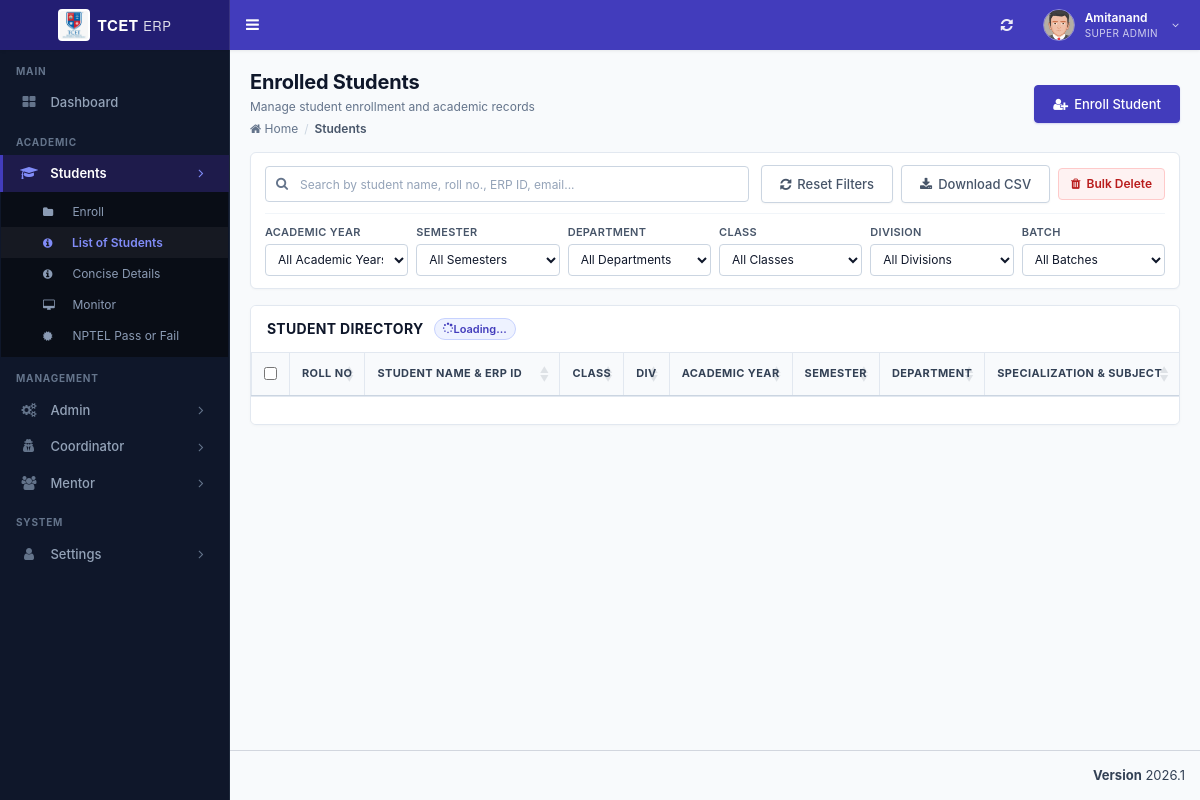
Screenshot of /admin/student-info.php (signed in) with the database file from the repository.
### tables this page shows
CREATE TABLE `st_role_master` (
  `role_id` int(11) NOT NULL,
  `role_name` varchar(100) NOT NULL,
  PRIMARY KEY (`role_id`)
);

CREATE TABLE `st_login` (
  `login_id` int(11) NOT NULL AUTO_INCREMENT,
  `username` varchar(200) NOT NULL,
  `password` varchar(255) NOT NULL,
  `user_id` int(11) NOT NULL,
  `created_at` timestamp NOT NULL DEFAULT current_timestamp(),
  PRIMARY KEY (`login_id`)
);

CREATE TABLE `st_user_master` (
  `user_id` int(11) NOT NULL AUTO_INCREMENT,
  `user_name` varchar(150) NOT NULL,
  `email_id` varchar(200) NOT NULL,
  `phone_number` varchar(15) DEFAULT NULL,
  `department_id` int(11) NOT NULL,
  `role_id` int(11) NOT NULL,
  `student_id` int(11) NOT NULL,
  `is_first_login` tinyint(1) DEFAULT 1,
  PRIMARY KEY (`user_id`)
);

CREATE TABLE `st_menu_master` (
  `menu_id` int(11) NOT NULL,
  `menu_name` varchar(100) NOT NULL,
  `menu_icon` varchar(100) NOT NULL DEFAULT 'fa fa-folder',
  PRIMARY KEY (`menu_id`)
);

CREATE TABLE `st_sub_menu_master` (
  `sub_menu_id` int(11) NOT NULL AUTO_INCREMENT,
  `menu_id` int(11) NOT NULL,
  `sort_order` int(11) NOT NULL DEFAULT 0,
  `sub_menu_name` varchar(100) NOT NULL,
  `sub_menu_icon` varchar(100) NOT NULL DEFAULT 'fa fa-angle-double-right',
  `sub_menu_route` varchar(255) NOT NULL DEFAULT '#',
  PRIMARY KEY (`sub_menu_id`)
);

### admin/student-info.php (the view, shortened to what the rows shown need)
<?php
require "../database/db_connect.php";
include "header/header.php";
?>
<div class="content-wrapper">
  <section class="content-header">
    <div class="erp-page-header">
      <div class="erp-page-title-wrap">
        <h1 class="erp-page-title">Enrolled Students</h1>
      </div>
    </div>
  </section>
  <section class="content" style="padding: 0 20px 20px 20px;">
    <div class="erp-card">
      <div class="erp-card-header">
        <div class="erp-card-title-group">
          <h2 class="erp-card-title">Student Directory</h2>
        </div>
      </div>
      <div class="table-responsive" style="overflow-x: auto;">
        <table id="myTable" class="erp-table table table-hover" width="100%">
          <thead>
            <tr>
              <th style="width: 32px; text-align: center;" data-orderable="false"><input type="checkbox" id="select_all_header" style="cursor: pointer;"></th>
              <th style="width: 70px;">Roll No</th>
              <th style="min-width: 170px;">Student Name & ERP ID</th>
              <th style="width: 55px; text-align: center;">Class</th>
              <th style="width: 45px; text-align: center;">Div</th>
              <th style="width: 90px;">Academic Year</th>
              <th style="width: 75px;">Semester</th>
              <th style="width: 75px;">Department</th>
              <th style="min-width: 170px;">Specialization & Subject</th>
            </tr>
          </thead>
        </table>
      </div>
    </div>
  </section>
</div>
<link rel="stylesheet" type="text/css" href="https://cdn.datatables.net/1.10.19/css/jquery.dataTables.css">
<?php include "header/footer.php"; ?>

### admin/header/header.php (shortened to what the rows shown need)
<?php
require_once __DIR__ . "/../../database/db_connect.php";
$db_handle = new DBController();
$sessionLoginId = intval($_SESSION['user_login_id'] ?? $_SESSION['user_session'] ?? 0);
$username = '';
$userid = 0;
$usertype = 0;
$sql = "SELECT l.login_id, l.username, l.user_id, u.role_id, u.user_name, u.department_id, u.student_id, r.role_name
	    FROM st_login l
	    LEFT JOIN st_user_master u ON u.user_id = l.user_id
	    LEFT JOIN st_role_master r ON r.role_id = u.role_id
	    WHERE l.login_id='" . $sessionLoginId . "' LIMIT 1";
$result = mysqli_query($db_handle->conn, $sql);
if ($result && $result->num_rows > 0) {
	$row = $result->fetch_assoc();
	$username = $row['username'];
	$userid = intval($row['user_id']);
	$usertype = intval($row['role_id']);
}
$name = $username;
$profileSql = "SELECT COALESCE(NULLIF(TRIM(u.user_name), ''), l.username) AS user_name
			   FROM st_login l
			   LEFT JOIN st_user_master u ON u.user_id = l.user_id
			   WHERE l.user_id = $userid LIMIT 1";
$profileResult = mysqli_query($db_handle->conn, $profileSql);
if ($profileResult && ($profileRow = mysqli_fetch_assoc($profileResult))) {
	$profileName = trim((string)($profileRow['user_name'] ?? ''));
	if ($profileName !== '') {
		$name = $profileName;
	}
}
$sql = "SELECT role_name FROM st_role_master WHERE role_id = ? LIMIT 1";
$stmt = mysqli_prepare($db_handle->conn, $sql);
if ($stmt) {
	mysqli_stmt_bind_param($stmt, 'i', $usertype);
	mysqli_stmt_execute($stmt);
	$result = mysqli_stmt_get_result($stmt);
	if ($row = mysqli_fetch_assoc($result)) {
		$role_name = $row['role_name'];
	}
}
?>
<!DOCTYPE html>
<html>
<head>
	<link rel="stylesheet" href="bootstrap/css/bootstrap.min.css">
	<link rel="stylesheet" href="https://cdnjs.cloudflare.com/ajax/libs/font-awesome/4.5.0/css/font-awesome.min.css">
	<link rel="stylesheet" href="https://cdnjs.cloudflare.com/ajax/libs/ionicons/2.0.1/css/ionicons.min.css">
	<link rel="stylesheet" href="dist/css/AdminLTE.min.css">
	<link rel="stylesheet" href="dist/css/skins/_all-skins.min.css">
	<link rel="stylesheet" href="plugins/iCheck/flat/blue.css">
	<link rel="stylesheet" href="plugins/morris/morris.css">
	<link rel="stylesheet" href="plugins/jvectormap/jquery-jvectormap-1.2.2.css">
	<link rel="stylesheet" href="plugins/datepicker/datepicker3.css">
	<link rel="stylesheet" href="plugins/daterangepicker/daterangepicker.css">
	<link rel="stylesheet" href="plugins/bootstrap-wysihtml5/bootstrap3-wysihtml5.min.css">
	<link rel="stylesheet" href="css/erp-theme.css">
</head>
<body class="hold-transition skin-blue sidebar-mini main-content-responsive">
	<div class="wrapper">
		<header class="main-header">
			<nav class="navbar navbar-static-top" role="navigation">
				<div class="navbar-custom-menu">
					<ul class="nav navbar-nav">
						<li class="dropdown user user-menu">
							<a href="#" class="dropdown-toggle erp-header-user-btn" data-toggle="dropdown">
								<div class="erp-header-user-meta hidden-xs">
									<span class="erp-header-user-name"><?php echo htmlspecialchars($name !== '' ? $name : $username); ?></span>
									<span class="erp-header-user-role"><?php echo htmlspecialchars($role_name ?? 'User'); ?></span>
								</div>
							</a>
						</li>
					</ul>
				</div>
			</nav>
		</header>
		<aside class="main-sidebar">
			<section class="sidebar">
				<?php include_once "side_menu.php"; ?>
			</section>
		</aside>

### admin/header/side_menu.php (shortened to what the rows shown need)
<?php
if (!function_exists('sidebar_has_column')) {
function sidebar_has_column($conn, $table, $column)
{
	$escapedColumn = mysqli_real_escape_string($conn, $column);
	$result = mysqli_query($conn, "SHOW COLUMNS FROM $table LIKE '$escapedColumn'");
	$exists = ($result && mysqli_num_rows($result) > 0);
	return $exists;
}
}
$menuHasIconColumn = sidebar_has_column($db_handle->conn, 'st_menu_master', 'menu_icon');
$subMenuHasIconColumn = sidebar_has_column($db_handle->conn, 'st_sub_menu_master', 'sub_menu_icon');
$subMenuHasRouteColumn = sidebar_has_column($db_handle->conn, 'st_sub_menu_master', 'sub_menu_route');
$menuTree = array();
$menuIconSelect = $menuHasIconColumn
	? "COALESCE(NULLIF(TRIM(m.menu_icon), ''), 'fa fa-folder') AS menu_icon"
	: "'fa fa-folder' AS menu_icon";
$subMenuRouteSelect = $subMenuHasRouteColumn
	? "COALESCE(NULLIF(TRIM(sm.sub_menu_route), ''), '#') AS sub_menu_route"
	: "'#' AS sub_menu_route";
$subMenuIconSelect = $subMenuHasIconColumn
	? "COALESCE(NULLIF(TRIM(sm.sub_menu_icon), ''), 'fa fa-angle-double-right') AS sub_menu_icon"
	: "'fa fa-angle-double-right' AS sub_menu_icon";
$menuSql = "SELECT m.menu_id, m.menu_name, $menuIconSelect
			FROM st_menu_master m
			WHERE (
				EXISTS (
					SELECT 1
					FROM st_menu_allocation_master mar
					WHERE mar.menu_id = m.menu_id
					  AND mar.role_id = ?
					  AND mar.sub_menu_id IS NULL
				)
				OR EXISTS (
					SELECT 1
					FROM st_menu_allocation_master maa
					WHERE maa.menu_id = m.menu_id
					  AND maa.role_id = ?
					  AND maa.sub_menu_id IS NOT NULL
				)
			)
			ORDER BY m.menu_id";
$menuStmt = mysqli_prepare($db_handle->conn, $menuSql);
if ($menuStmt) {
	mysqli_stmt_bind_param($menuStmt, 'ii', $usertype, $usertype);
	mysqli_stmt_execute($menuStmt);
	$menuResult = mysqli_stmt_get_result($menuStmt);
	while ($menuRow = mysqli_fetch_assoc($menuResult)) {
		$menuId = (int) $menuRow['menu_id'];
		$menuTree[$menuId] = array(
			'menu_name' => $menuRow['menu_name'],
			'menu_icon' => $menuRow['menu_icon'],
			'submenus' => array()
		);
		$subSql = "SELECT sm.sub_menu_id, sm.sub_menu_name, $subMenuRouteSelect, $subMenuIconSelect
				   FROM st_sub_menu_master sm
				   WHERE sm.menu_id = ?
				   AND (
					   EXISTS (
						   SELECT 1
						   FROM st_menu_allocation_master mar
						   WHERE mar.sub_menu_id = sm.sub_menu_id
							 AND mar.role_id = ?
					   )
				   )
				   ORDER BY sm.sort_order ASC, sm.sub_menu_id ASC";
		$subStmt = mysqli_prepare($db_handle->conn, $subSql);
		if ($subStmt) {
			mysqli_stmt_bind_param($subStmt, 'ii', $menuId, $usertype);
			mysqli_stmt_execute($subStmt);
			$subResult = mysqli_stmt_get_result($subStmt);
			while ($subRow = mysqli_fetch_assoc($subResult)) {
				$menuTree[$menuId]['submenus'][] = $subRow;
			}
		}
	}
}
?>
<ul class="sidebar-menu" id="sidebar-dynamic-menu">
<?php
$sidebarHomeRoute = ((int) ($usertype ?? 0) === 5) ? 'student_dashboard.php' : 'index.php';
$sidebarHomeLabel = ((int) ($usertype ?? 0) === 5) ? 'Dashboard' : 'Dashboard';
$sidebarHomeIcon = ((int) ($usertype ?? 0) === 5) ? 'fa fa-dashboard' : 'fa fa-th-large';
$currentScript = basename($_SERVER['PHP_SELF'] ?? '');
?>
<li class="header">MAIN</li>
<li class="<?php echo ($currentScript === 'index.php' || $currentScript === 'student_dashboard.php') ? 'active' : ''; ?>">
	<a href="<?php echo htmlspecialchars($sidebarHomeRoute); ?>">
		<i class="<?php echo htmlspecialchars($sidebarHomeIcon); ?>"></i>
		<span><?php echo htmlspecialchars($sidebarHomeLabel); ?></span>
	</a>
</li>
<?php
$renderedHeaders = array();
foreach ($menuTree as $menuId => $menuData) {
	$menuName = trim((string) $menuData['menu_name']);
	$menuLower = strtolower($menuName);
	$menuIcon = trim((string) $menuData['menu_icon']);
	$sectionGroup = '';
	if (in_array($menuLower, array('students', 'student', 'coordinator', 'academics', 'academic'), true)) {
		$sectionGroup = 'ACADEMIC';
	} elseif (in_array($menuLower, array('admin', 'mentor', 'management'), true)) {
		$sectionGroup = 'MANAGEMENT';
	} elseif (in_array($menuLower, array('settings', 'system'), true)) {
		$sectionGroup = 'SYSTEM';
	}
	if ($sectionGroup !== '' && !isset($renderedHeaders[$sectionGroup])) {
		echo '<li class="header">' . htmlspecialchars($sectionGroup) . '</li>';
		$renderedHeaders[$sectionGroup] = true;
	}
	$isMenuActive = false;
	if (!empty($menuData['submenus'])) {
		foreach ($menuData['submenus'] as $sub) {
			$routeBase = basename($sub['sub_menu_route'] ?? '');
			if ($routeBase !== '' && $routeBase !== '#' && strpos($currentScript, $routeBase) !== false) {
				$isMenuActive = true;
				break;
			}
		}
	}
?>
<li class="treeview <?php echo $isMenuActive ? 'active' : ''; ?>" data-menu-id="<?php echo $menuId; ?>" id="sidebar-menu-<?php echo $menuId; ?>">
	<a href="#">
		<i class="<?php echo htmlspecialchars($menuIcon); ?>" aria-hidden="true"></i>
		<span><?php echo htmlspecialchars(ucwords(strtolower($menuName))); ?></span>
		<span class="pull-right-container">
			<i class="fa fa-angle-right pull-right"></i>
		</span>
	</a>
	<ul class="treeview-menu" id="sidebar-submenu-<?php echo $menuId; ?>" <?php echo $isMenuActive ? 'style="display: block;"' : ''; ?>>
	<?php if (!empty($menuData['submenus'])) {
		foreach ($menuData['submenus'] as $subMenu) {
			$subId = intval($subMenu['sub_menu_id']);
			$subName = trim((string) $subMenu['sub_menu_name']);
			$subRoute = trim((string) ($subMenu['sub_menu_route'] ?? '#'));
			$subIcon = trim((string) ($subMenu['sub_menu_icon'] ?? 'fa fa-circle-o'));
			$isSubActive = ($subRoute !== '#' && basename($subRoute) === $currentScript);
	?>
		<li class="<?php echo $isSubActive ? 'active' : ''; ?>" data-sub-menu-id="<?php echo $subId; ?>" id="sidebar-submenu-item-<?php echo $subId; ?>">
			<a href="<?php echo htmlspecialchars($subRoute); ?>">
				<i class="<?php echo htmlspecialchars($subIcon); ?>"></i>
				<span><?php echo htmlspecialchars($subName); ?></span>
			</a>
		</li>
	<?php }
	} ?>
	</ul>
</li>
<?php } ?>
</ul>

### rows the page displays
st_role_master: role_name "SUPER ADMIN"
st_login: user.role_id "Dashboard"
st_menu_master: menu_name "ACADEMIC", menu_name "Students"
st_sub_menu_master: sub_menu_name "Enroll"
st_sub_menu_master: sub_menu_name "List of Students"
st_sub_menu_master: sub_menu_name "Concise Details"
st_sub_menu_master: sub_menu_name "Monitor"
st_sub_menu_master: sub_menu_name "NPTEL Pass or Fail"
st_menu_master: menu_name "MANAGEMENT", menu_name "Admin"
st_menu_master: menu_name "Coordinator"
st_menu_master: menu_name "Mentor"
st_menu_master: menu_name "SYSTEM", menu_name "Settings"

### other values shown
$name !== '' ? $name : $username "Amitanand"
